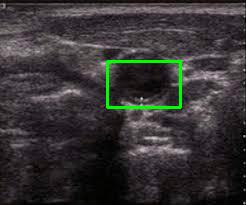
#> input picture data/pred_box.jpg, 246 x 205 px
$ python evaluate.py --gt-masks-dir data --pd-masks-dir data
#> lines starting #> are read from the running program, lines starting #| are printed output that depends on the picture; after the words box and inside, x2 and y2 are one past the last pixel; in counts of white or black regions, pixels touching at a corner belong together; long printed decimals are rounded
#!/usr/bin/env python3
"""Evaluate segmentation predictions."""
import cv2
import argparse

import numpy as np

from tqdm import tqdm
from pathlib import Path


def parse_args():
    """Arguments parser."""
    p = argparse.ArgumentParser(description=__doc__)
    p.add_argument('--gt-masks-dir', type=Path, required=True,
                   help='Path to ground-truth masks dir.')
    p.add_argument('--pd-masks-dir', type=Path, required=True,
                   help='Path to predicted masks dir.')
    p.add_argument('--th', type=float, default=0.5,
                   help='Binarization threshold.')

    return p.parse_args()


def main(args):
    """Application entry point."""
    ious = []
    for gt_mask_p in tqdm(list(args.gt_masks_dir.glob('*.*')), 'Evaluating'):
        # data reading
        gt_mask = cv2.imread(str(gt_mask_p), cv2.IMREAD_GRAYSCALE)
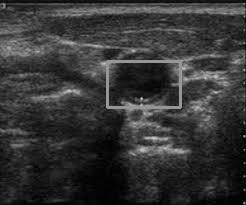
#> gt_mask: shape (205, 246); min 0, max 214, mean 52.7
        pd_mask_p = args.pd_masks_dir / gt_mask_p.name
        pd_mask = cv2.imread(str(pd_mask_p), cv2.IMREAD_GRAYSCALE)

        # find the biggest blob
        pd_mask = ((pd_mask > args.th) * 255).astype(np.uint8)
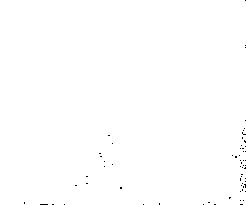
#> pd_mask: shape (205, 246); 99.8% white; black in thin lines or dots
        contours, _ = cv2.findContours(
            pd_mask,
            cv2.RETR_EXTERNAL,
            cv2.CHAIN_APPROX_SIMPLE
        )
#> contours = 1 contour; box (x1, y1, x2, y2) and area: (0, 0, 246, 205) 49930
        max_contour = max(contours, key=cv2.contourArea)
#> max_contour = contour of 83 points, box (x1, y1, x2, y2) (0, 0, 246, 205), area 49930
        pd_mask = np.zeros_like(pd_mask)
        pd_mask = cv2.drawContours(pd_mask, [max_contour], -1, (255), -1)
#> pd_mask: shape (205, 246); 99.9% white; black in thin lines or dots, all inside (x1, y1, x2, y2) = (40, 0, 246, 205)

        # resize prediction to gt
        pd_mask = cv2.resize(
            pd_mask,
            (gt_mask.shape[1],
             gt_mask.shape[0]),
            interpolation=cv2.INTER_NEAREST
        )

        # calculating iou
        intersection = (gt_mask & pd_mask).sum()
#> intersection = 2659730
        union = (gt_mask | pd_mask).sum()
#> union = 12847920
        ious.append(intersection / union)
#> pass 2 of the loop in main, `for gt_mask_p in tqdm(list(args.gt_masks_dir.glob('*.*')), 'Evaluating..`:
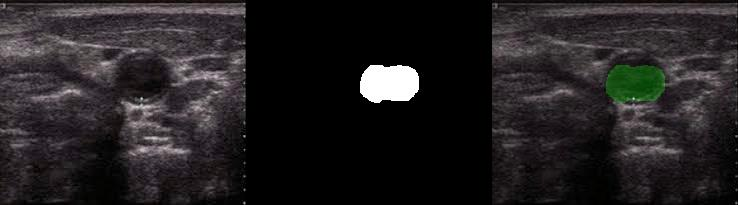
#> input picture data/pred_seg.jpg, 738 x 205 px
#> gt_mask: shape (205, 738)
#> in main, `pd_mask = ((pd_mask > args.th) * 255).astype(np.uint8)`:
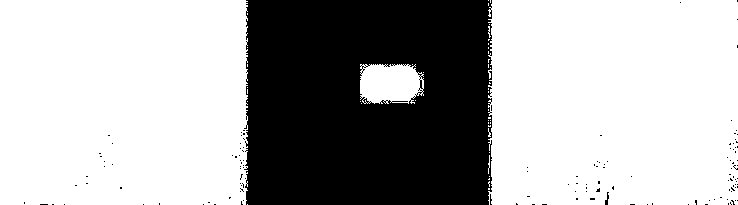
#> pd_mask: shape (205, 738); 68.2% white; 134 black regions (132 under 20 px)
#> contours = 44 contours, 41 with area under 20; largest, box (x1, y1, x2, y2) and area: (0, 0, 248, 205) 50084, (488, 0, 738, 205) 50031, (360, 64, 424, 104) 2123
#> max_contour = contour of 243 points, box (x1, y1, x2, y2) (0, 0, 248, 205), area 50084
#> in main, `pd_mask = cv2.drawContours(pd_mask, [max_contour], -1, (255), -1)`:
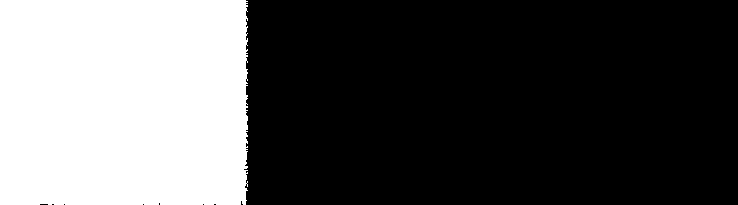
#> pd_mask: shape (205, 738); 33.4% white; 1 white region, box (x1, y1, x2, y2) and area: (0, 0, 248, 205) 50579
#> intersection = 2608847
#> union = 15390523

    print('Mean IoU:', np.mean(ious))
#| Mean IoU: 0.1883


if __name__ == '__main__':
    main(parse_args())
